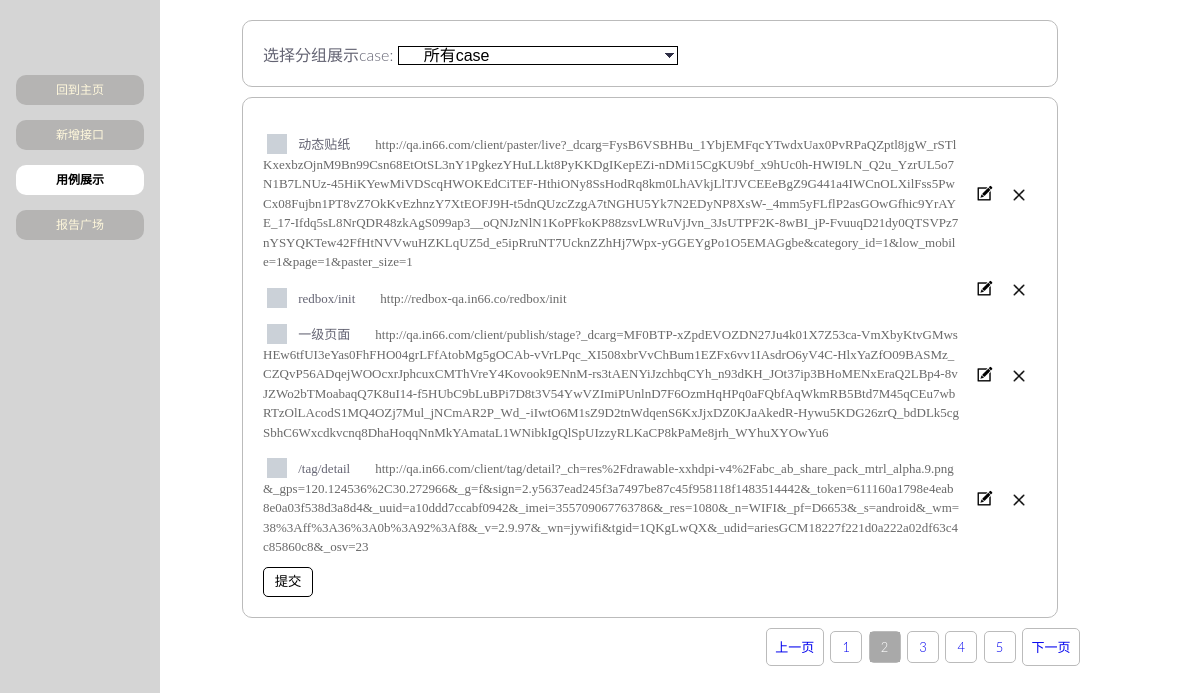
Screenshot of /cases/0/?page_num=2 with the database file from the repository.
### web/app/models/model_cases.py (models this page shows, shortened)
class Cases(db.Model):
    __tablename__ = 'cases'
    id = db.Column('id', db.Integer, primary_key=True, autoincrement='auto')
    name = db.Column('name', db.Text, nullable=False)
    prior = db.Column('prior', db.String(2), nullable=False)
    description = db.Column('description', db.String)
    url = db.Column('url', db.Text, nullable=False)
    method = db.Column('method', db.String, nullable=False)
    headers = db.Column('headers', db.Text, nullable=False)
    params = db.Column('params', db.Text)
    data = db.Column('data', db.Text)
    cookies = db.Column('cookie', db.Text, nullable=False)
    tests = db.Column('tests', db.Text, nullable=False)
    group_id = db.Column('group_id', db.Integer, db.ForeignKey('group.id'))
    group = db.relationship('CaseGroups', backref=db.backref('cases', lazy='dynamic'))

### web/app/views/cases.py (the view)
@cases.route('/', methods=['get'])
@cases.route('/<int:group_id>/', methods=('get',))
def display(group_id=None):
    curr_page_num = request.args.get('page_num', '1')
    curr_page_num = int(curr_page_num) if re.match('^\d+$', curr_page_num) else 1  # 非数字则默认为1
    if group_id is None or group_id == 0:
        query_set = model_cases.Cases.query
        group_id = 0
    else:
        group = model_case_group.CaseGroups.query.filter_by(id=int(group_id)).first()
        if group is None:
            return "无该分组"
        query_set = model_cases.Cases.query.filter(model_cases.Cases.group_id == group.id)
    try:   # 如果当前页码不在分页后页码的范围内[1,Max], 则默认返回首页
        pagination = query_set.paginate(curr_page_num, CASES_PER_PAGE, True)
    except:
        pagination = query_set.paginate(1, CASES_PER_PAGE, True)
    page_number_items = _get_page_list(pagination.page, 5, pagination.pages)
    groups = model_case_group.CaseGroups.query.all()
    return render_template('case_select.html', pagination=pagination, groups=groups,
                           group_id=group_id, page_nums=page_number_items)

### web/app/views/cases.py (called while the page is built)
def _get_page_list(curr_page, per_page_items, page_count):
    if page_count <= 0:  # 总页码数为零,则说明无任何数据展示, 展示页空白
        return [1]
    if per_page_items >= page_count:  # 避免每页显示的页数大于总页数
        per_page_items = page_count
    if per_page_items <= 0:
        per_page_items = 1
    page_num_list = list()
    start_page = curr_page - per_page_items/2
    max_page_number = curr_page + per_page_items/2
    min_page_number = curr_page - per_page_items/2
    if page_count <= max_page_number:
        start_page = page_count - per_page_items + 1
    if 0 >= min_page_number:
        start_page = 1
    for index in xrange(per_page_items):
        page_num_list.append(start_page+index)
    return page_num_list

### web/templates/case_select.html (shortened to what this page needs)
{% extends "layout.html" %}
{% block css_path %}
    <link rel="stylesheet" type="text/css" href="{{ url_for('static', filename='css/case-select.css') }}">
{% endblock %}
{% block body %}
    <div class="group-select">
        <div class="case-description">选择分组展示case:</div>
        <select class="case-group-select">
            <option value="0" {%if 0 == group_id%}selected="selected"{%endif%}>所有case</option>
        </select>
    </div>
    <div class="case-board">
        {% for case in pagination.items %}
        <div class="case-wrapper">
            <div class="case-info">
                <input type="checkbox" class="option-input" name="case" value={{case.id}}>
                {{case.name}}<span class="url">{{case.url}}</span>
            </div>
            <div class="case-update"><a href="/cases/update-board/{{case.id}}/" target="_blank" class="update"></a></div>
            <div class="case-delete"><button class="delete"></button></div>
        </div>
        {% endfor %}
        <button id="btn-submit">提交</button>
    </div>
    <div class="page-items">
        {% if pagination.page > 1 %}
            <div class="page-item page-item-side">
                <a href="{{url_for('cases.display', group_id=group_id, page_num=pagination.page-1)}}">上一页</a>
            </div>
        {% endif %}
        {% for page_num in page_nums %}
            <div class="page-item {% if page_num == pagination.page %}current-page{% endif %}">
                <a href="{{url_for('cases.display', group_id=group_id, page_num=page_num)}}">{{page_num}}</a>
            </div>
        {% endfor %}
        {% if pagination.page < pagination.pages %}
            <div class="page-item page-item-side">
                <a href="{{url_for('cases.display', group_id=group_id, page_num=pagination.page+1)}}">下一页</a>
            </div>
        {% endif %}
    </div>
{% endblock %}

### web/static/css/layout.css (style rules this page uses)
html { height: 100%; background-color: #fff; }
body { background-color: #fff; line-height: normal; font-weight: 300; font-family: 'Lato', Helvetica, Arial, sans-serif; color: #646473; width: 80%; min-height: 100%; margin: 0 auto; }

### web/static/css/case-select.css (style rules this page uses)
body { -webkit-box-orient: horizontal; -moz-box-orient: horizontal; box-orient: horizontal; -webkit-box-pack: start; -moz-box-pack: start; box-pack: start; -webkit-box-align: stretch; -moz-box-align: stretch; box-align: stretch; background: #fff; }
.group-select { width: 90%; margin: 0 auto; border: solid 1px #BBBBBB; border-radius: 10px; padding: 20px; margin-bottom: 10px; }
.case-description { display: inline-block; font-size: 16px; }
select { width: 280px; margin-top: 5px; appearance: none; -moz-appearance: none; -webkit-appearance: none; padding-left: 25px; font-size: 16px; background: #E6E6E6 url("../image/arrow.png") no-repeat scroll right center; background-color: white; border: solid 1px black; border-radius: 0; }
.case-board { width: 90%; margin: 0 auto; border: solid 1px #BBBBBB; border-radius: 10px; padding: 20px; }
.option-input { -webkit-appearance: none; -moz-appearance: none; -ms-appearance: none; -o-appearance: none; appearance: none; position: relative; top: 13.33333px; width: 20px; height: 20px; -webkit-transition: all 0.15s ease-out 0; -moz-transition: all 0.15s ease-out 0; transition: all 0.15s ease-out 0; background: #cbd1d8; border: none; color: #fff; cursor: pointer; display: inline-block; outline: none; position: relative; margin-right: 0.5rem; z-index: 1000; }
.case-wrapper { width: 100%; display: table; }
.case-wrapper > div { display: table-cell }
.case-info { width: 90%; font-family: -webkit-pictograph; font-size: 13px; word-wrap: break-word; word-break: break-all; line-height: 1.5em; }
.case-update { vertical-align: middle; padding-left: 15px; width: 5% }
.case-delete { vertical-align: middle; padding-left: 15px; width: 5% }
.delete { width: 12px; height: 12px; margin-left:0; margin-top: 0px; background: url("../image/cancel.png"); background-size: 100%; background-repeat: no-repeat; cursor: pointer; border: 0; padding: 0; }
.update { display: inline-block; width: 20px; height: 20px; margin-left:0; margin-top: 0px; background: url("../image/modify.png"); background-size: 100%; background-repeat: no-repeat; cursor: pointer; border: 0; padding: 0; }
.case-board .url { margin-left:25px; color: dimgrey; }
input { height:40px; line-height:40px; margin-bottom: 8px; }
.page-items { margin: 0 auto; margin-top: 10px; text-align: right; }
.page-item { cursor: pointer; width: 30px; height: 30px; line-height: 30px; font-size: 13px; display: inline-block; vertical-align: middle; border: solid 1px #BBBBBB; border-radius: 5px; margin-left: 2px; text-align: center; }
.page-item a { text-decoration: none; width: 100%; height: 100%; display: block; }
.page-item-side { width: 50px; padding: 3px; }
.current-page a { background-color: darkgray; color: white; }
#btn-submit { margin-top: 10px; width: 50px; height: 30px; line-height: 25px; border: solid 1px black; border-radius: 5px; background-color: #fff; cursor: pointer }

### rows the page displays
Cases: name "动态贴纸", url "http://qa.in66.com/client/paster/live?_dcarg=FysB6VSBHBu_1YbjEMFqcYTwdxUax0PvRPaQZptl8jgW_rSTlKxexbzOjnM9Bn99Csn68EtOtSL3nY1PgkezYHuLLkt8PyKKDgIKepEZi-nDMi15CgKU9bf_x9hUc0h-HWI9LN_Q2u_YzrUL5o7N1B7LNUz-45HiKYewMiVDScqHWOKEdCiTEF-HthiONy8SsHodRq8km0LhAVkjLlTJVCEEeBgZ9G441a4IWCnOLXilFss5PwCx08Fujbn1PT8vZ7OkKvEzhnzY7XtEOFJ9H-t5dnQUzcZzgA7tNGHU5Yk7N2EDyNP8XsW-_4mm5yFLflP2asGOwGfhic9YrAYE_17-Ifdq5sL8NrQDR48zkAgS099ap3__oQNJzNlN1KoPFkoKP88zsvLWRuVjJvn_3JsUTPF2K-8wBI_jP-FvuuqD21dy0QTSVPz7nYSYQKTew42FfHtNVVwuHZKLqUZ5d_e5ipRruNT7UcknZZhHj7Wpx-yGGEYgPo1O5EMAGgbe&category_id=1&low_mobile=1&page=1&paster_size=1"
Cases: name "redbox/init", url "http://redbox-qa.in66.co/redbox/init"
Cases: name "一级页面", url "http://qa.in66.com/client/publish/stage?_dcarg=MF0BTP-xZpdEVOZDN27Ju4k01X7Z53ca-VmXbyKtvGMwsHEw6tfUI3eYas0FhFHO04grLFfAtobMg5gOCAb-vVrLPqc_XI508xbrVvChBum1EZFx6vv1IAsdrO6yV4C-HlxYaZfO09BASMz_CZQvP56ADqejWOOcxrJphcuxCMThVreY4Kovook9ENnM-rs3tAENYiJzchbqCYh_n93dKH_JOt37ip3BHoMENxEraQ2LBp4-8vJZWo2bTMoabaqQ7K8uI14-f5HUbC9bLuBPi7D8t3V54YwVZImiPUnlnD7F6OzmHqHPq0aFQbfAqWkmRB5Btd7M45qCEu7wbRTzOlLAcodS1MQ4OZj7Mul_jNCmAR2P_Wd_-iIwtO6M1sZ9D2tnWdqenS6KxJjxDZ0KJaAkedR-Hywu5KDG26zrQ_bdDLk5cgSbhC6Wxcdkvcnq8DhaHoqqNnMkYAmataL1WNibkIgQlSpUIzzyRLKaCP8kPaMe8jrh_WYhuXYOwYu6"
Cases: name "/tag/detail", url "http://qa.in66.com/client/tag/detail?_ch=res%2Fdrawable-xxhdpi-v4%2Fabc_ab_share_pack_mtrl_alpha.9.png&_gps=120.124536%2C30.272966&_g=f&sign=2.y5637ead245f3a7497be87c45f958118f1483514442&_token=611160a1798e4eab8e0a03f538d3a8d4&_uuid=a10ddd7ccabf0942&_imei=355709067763786&_res=1080&_n=WIFI&_pf=D6653&_s=android&_wm=38%3Aff%3A36%3A0b%3A92%3Af8&_v=2.9.97&_wn=jywifi&tgid=1QKgLwQX&_udid=ariesGCM18227f221d0a222a02df63c4c85860c8&_osv=23"

### other values shown
{{ page_num }} "1" "2" "3" "4" "5"
